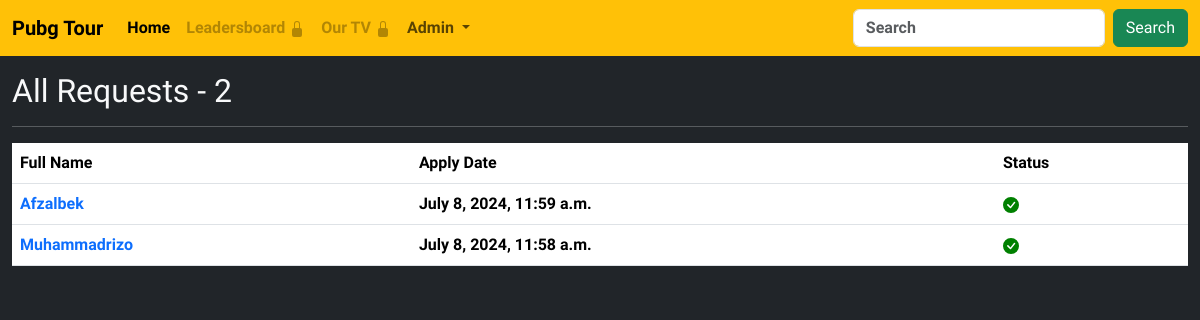
/requests (signed in), run on the app's committed database.
### main/models.py (models this page shows, shortened)
class MyApply(models.Model):
    id = models.UUIDField(primary_key=True, editable=False, default=uuid.uuid4)
    FullName = models.CharField(max_length=80)
    PubgName = models.CharField(max_length=50)
    PubgID = models.CharField(max_length=20)
    tournament_name = models.ForeignKey(Tournament,limit_choices_to={'finished': False}, on_delete=models.CASCADE)
    tgusername = models.CharField(max_length=50, null=True,blank=True)
    applydate = models.DateTimeField(auto_now_add=True)
    status = models.BooleanField(null=True,blank=True)

### main/views.py (the view)
# urls.py: path('requests', views.requests, name='requests'),
@login_required(login_url="warning")
def requests(request):
    requests = MyApply.objects.all().order_by('-applydate')
    notchecked = MyApply.objects.all().filter(status=None).count()
    rescount = MyApply.objects.all().count()
    return render(request, 'ForAdmin/requests.html', {'requests':requests, 'notchecked':notchecked,'rescount':rescount})

### Templates/ForAdmin/requests.html (shortened to what this page needs)
{% extends 'base.html' %}
{% block content %}
<div class="container-fluid text-light py-3">
<h2>All Requests - {{rescount}}</h2>
<hr>
<table class="table">
<thead class="bg-warning">
    <tr>
        <th>Full Name</th>
        <th>Apply Date</th>
        <th>Status</th>
    </tr>
</thead>
<tbody>
    {% for request in requests %}
    <tr>
        <td><a class="text-decoration-none" href="{% url 'editres' request.pk %}">{{request.FullName}}</a></td>
        <td>{{request.applydate}}</td>
        {% if request.status == True %}
        <td></td>
          {% else %}
          <td class="text-danger">Not checked</td>
          {% endif %}
       </tr>
    {% endfor %}
</tbody>
</table>
</div>
{% endblock content %}

### data on the page
MyApply: FullName "Afzalbek", applydate "July 8, 2024, 11:59 a.m.", status True (drawn)
MyApply: FullName "Muhammadrizo", applydate "July 8, 2024, 11:58 a.m.", status True (drawn)

### other printed values
{{ rescount }} "2"
